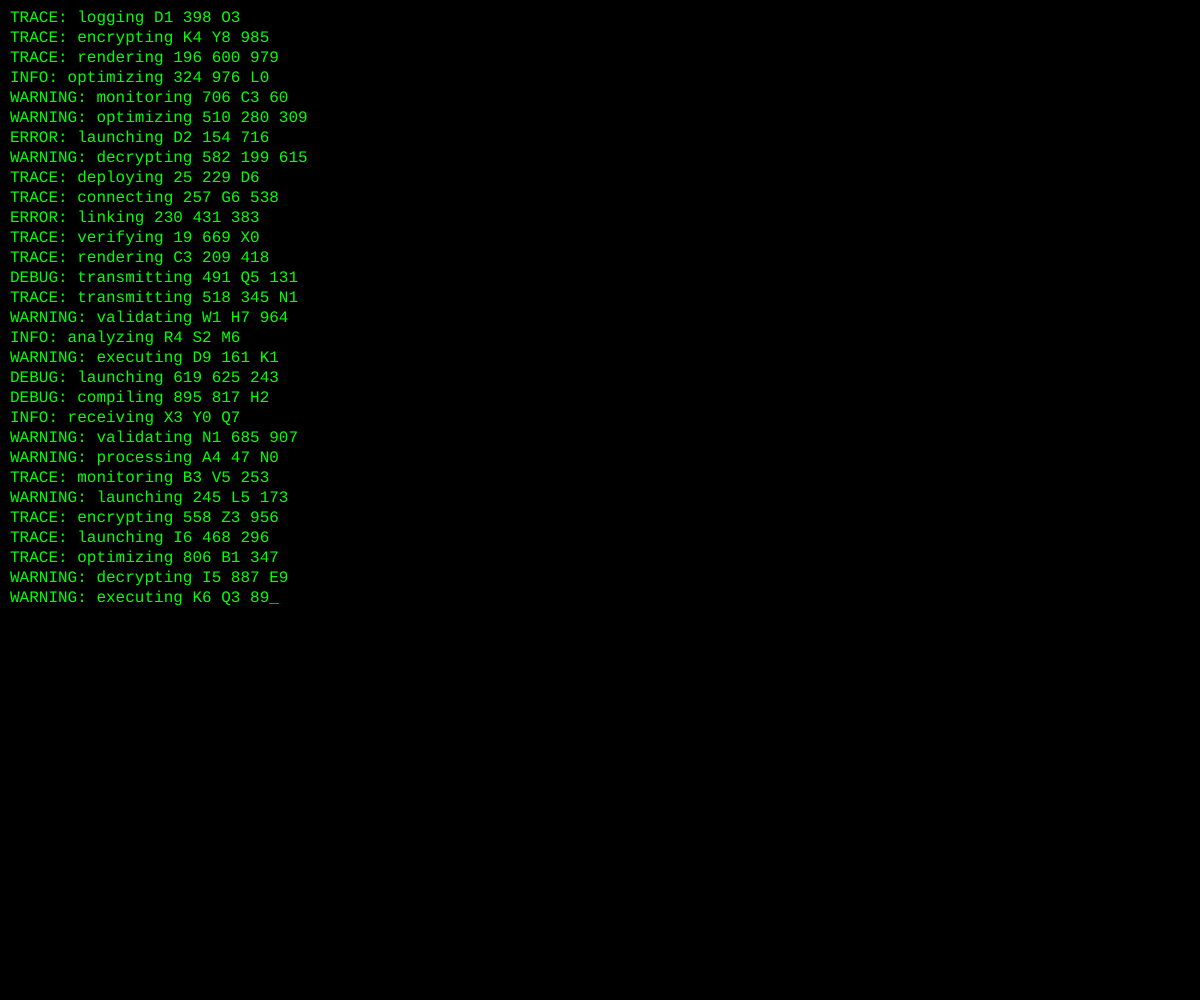
Frame 1 (no input)
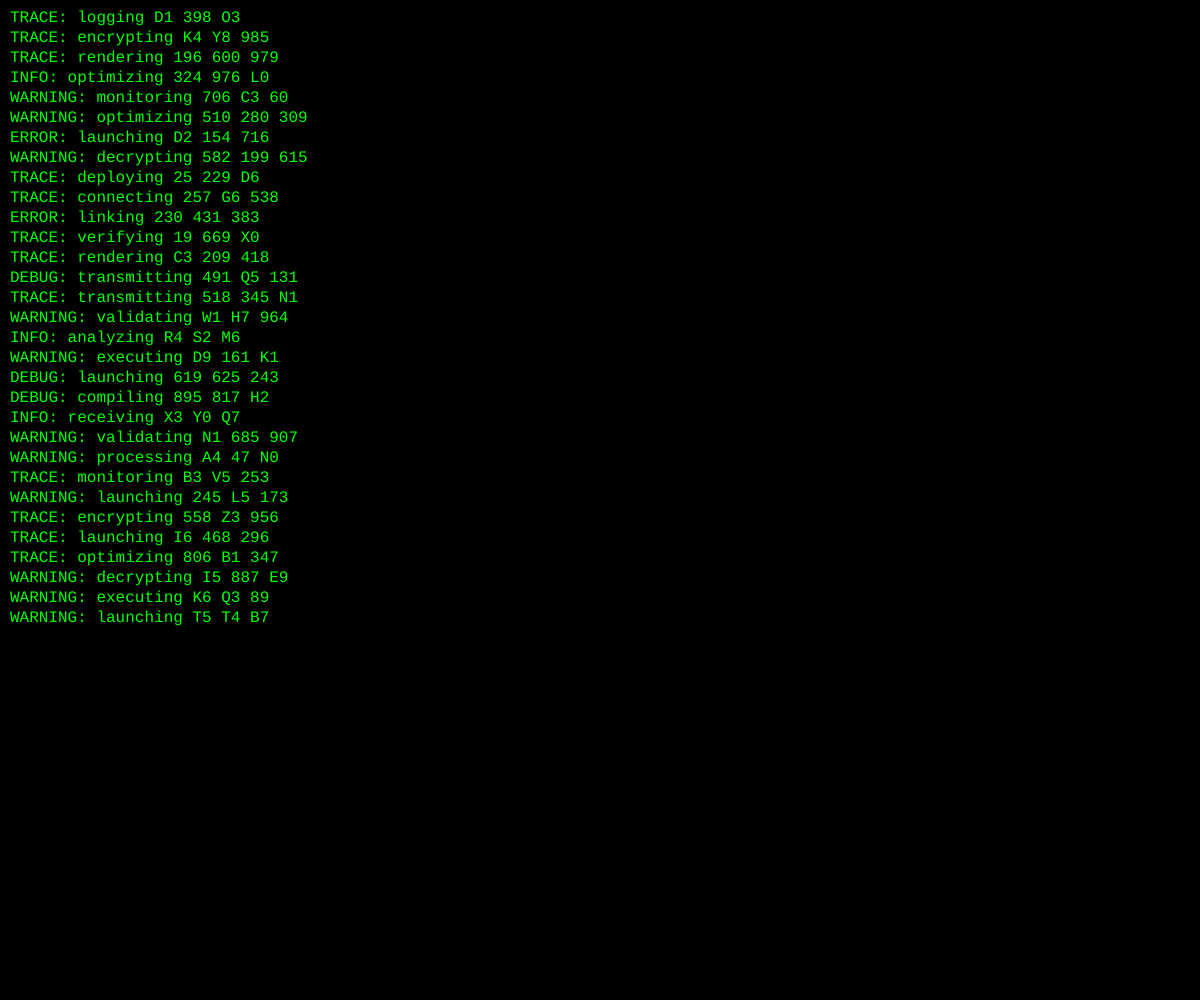
Frame 60 (no input)
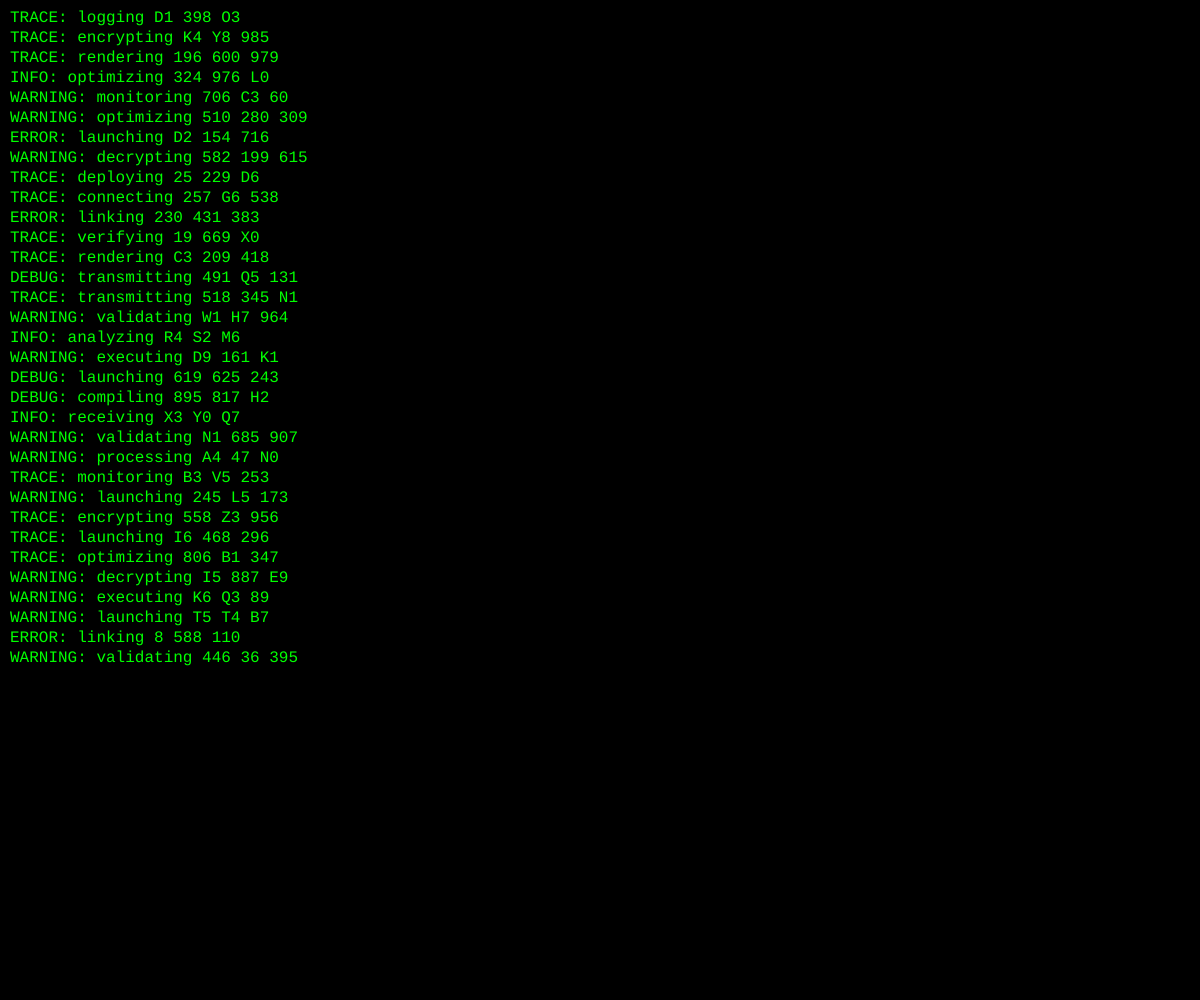
Frame 120 (the mouse pressed at the canvas centre since frame 60)

The p5.js sketch that drew these frames (run headless with seeded random() and noise() and a simulated clock; from frame 60 on, the mouse is pressed at the canvas centre):

// p5.js sketch
// ── sketch.js
let textLines = [];
let cursorVisible = true;
let lastCursorFlip = 0;
let font;

function setup() {
  createCanvas(windowWidth, windowHeight);
  textSize(16);
  textAlign(LEFT, TOP);
  noStroke();
  
  // Load a monospace font for terminal effect
  textFont('Courier New');
  
  // Pre-populate with some initial lines
  for (let i = 0; i < 30; i++) {
    textLines.push(generateRandomLine());
  }
}

function draw() {
  background(0);
  
  // Display the text lines
  let y = 10;
  for (let i = 0; i < textLines.length; i++) {
    fill(0, 255, 0); // Bright green text
    text(textLines[i], 10, y);
    y += 20;
  }
  
  // Blinking cursor at the end
  if (millis() - lastCursorFlip > 500) {
    cursorVisible = !cursorVisible;
    lastCursorFlip = millis();
  }
  
  if (cursorVisible) {
    fill(0, 255, 0);
    text("_", 10 + textWidth(textLines[textLines.length - 1]), y - 20);
  }
  
  // Add new lines periodically
  if (frameCount % 30 === 0) {
    textLines.push(generateRandomLine());
    
    // Keep only the last 50 lines to prevent memory issues
    if (textLines.length > 50) {
      textLines.shift();
    }
  }
}

function generateRandomLine() {
  const prefixes = ["DEBUG:", "INFO:", "ERROR:", "WARNING:", "TRACE:"];
  const words = [
    "processing", "calculating", "analyzing", "optimizing", "rendering",
    "initializing", "connecting", "transmitting", "receiving", "decrypting",
    "encrypting", "validating", "verifying", "compiling", "linking",
    "executing", "launching", "deploying", "monitoring", "logging"
  ];
  
  const randomPrefix = prefixes[Math.floor(Math.random() * prefixes.length)];
  const randomWord = words[Math.floor(Math.random() * words.length)];
  
  let line = `${randomPrefix} ${randomWord}`;
  
  // Add some random numbers and symbols
  for (let i = 0; i < 3; i++) {
    if (Math.random() > 0.5) {
      line += ` ${Math.floor(Math.random() * 1000)}`;
    } else {
      line += ` ${String.fromCharCode(65 + Math.floor(Math.random() * 26))}${Math.floor(Math.random() * 10)}`;
    }
  }
  
  return line;
}

function windowResized() {
  resizeCanvas(windowWidth, windowHeight);
}
